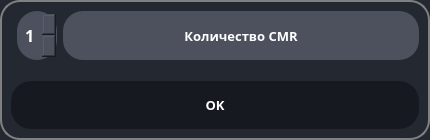
<?xml version="1.0" encoding="UTF-8"?>
<ui version="4.0">
 <class>Qauntity_CMR</class>
 <widget class="QDialog" name="Qauntity_CMR">
  <property name="geometry">
   <rect>
    <x>0</x>
    <y>0</y>
    <width>430</width>
    <height>140</height>
   </rect>
  </property>
  <property name="sizePolicy">
   <sizepolicy hsizetype="Expanding" vsizetype="Expanding">
    <horstretch>0</horstretch>
    <verstretch>0</verstretch>
   </sizepolicy>
  </property>
  <property name="windowTitle">
   <string>Количество CMR</string>
  </property>
  <property name="styleSheet">
   <string notr="true">QDialog {
    
  
	background-color: rgb(35, 40, 49);
	border: 2px solid gray;
	border-radius: 20px;
        
}
    
    

QPushButton {
    background-color: rgb(22, 25, 31);
    color: white;
    font-size: 10pt;
    font-weight: 700;
    font-family: RussoOne-Regular;
	border: 1px ;
	border-radius: 20px;
}

QPushButton:hover {
    background-color: #666;
}

QPushButton:pressed {
    background-color: #888;
}</string>
  </property>
  <layout class="QGridLayout" name="gridLayout">
   <item row="2" column="0" colspan="3">
    <widget class="QPushButton" name="btn_qunt_ok">
     <property name="enabled">
      <bool>true</bool>
     </property>
     <property name="sizePolicy">
      <sizepolicy hsizetype="Expanding" vsizetype="Preferred">
       <horstretch>0</horstretch>
       <verstretch>0</verstretch>
      </sizepolicy>
     </property>
     <property name="text">
      <string>OK</string>
     </property>
    </widget>
   </item>
   <item row="1" column="1">
    <spacer name="verticalSpacer">
     <property name="orientation">
      <enum>Qt::Vertical</enum>
     </property>
     <property name="sizeType">
      <enum>QSizePolicy::Fixed</enum>
     </property>
     <property name="sizeHint" stdset="0">
      <size>
       <width>20</width>
       <height>15</height>
      </size>
     </property>
    </spacer>
   </item>
   <item row="0" column="2">
    <widget class="QLabel" name="lbl_qunt_cmr">
     <property name="sizePolicy">
      <sizepolicy hsizetype="Expanding" vsizetype="Preferred">
       <horstretch>0</horstretch>
       <verstretch>0</verstretch>
      </sizepolicy>
     </property>
     <property name="layoutDirection">
      <enum>Qt::RightToLeft</enum>
     </property>
     <property name="styleSheet">
      <string notr="true">QLabel {
    color: white;
    font-family: RussoOne-Regular;
    font-size: 10pt;
    font-weight: 600;
    background: rgb(76, 81, 93);
    min-width: 26ex;
    min-height: 4ex;
	border: 1px;
	border-radius: 20px;
    
}</string>
     </property>
     <property name="text">
      <string>Количество CMR</string>
     </property>
     <property name="alignment">
      <set>Qt::AlignCenter</set>
     </property>
    </widget>
   </item>
   <item row="0" column="1">
    <widget class="QSpinBox" name="spn_qunt">
     <property name="sizePolicy">
      <sizepolicy hsizetype="Preferred" vsizetype="Preferred">
       <horstretch>0</horstretch>
       <verstretch>0</verstretch>
      </sizepolicy>
     </property>
     <property name="layoutDirection">
      <enum>Qt::LeftToRight</enum>
     </property>
     <property name="styleSheet">
      <string notr="true">QSpinBox {
    color: white;
    font-family: RussoOne-Regular;
    font-size: 12pt;
    font-weight: 600;
    background: rgb(76, 81, 93);
    min-width: 26ex;
    min-height: 4ex;
    selection-background-color: rgb(39, 44, 54);
	border: 1px;
	border-radius: 20px;

}

QSpinBox:editable {
    background: rgb(76, 81, 93);
}

QSpinBox:on { 
    background: rgb(76, 81, 93);
}

QSpinBox QAbstractItemView {
  color: white;
  background-color: rgb(76, 81, 93);
  
  selection-background-color: rgb(39, 44, 54);
}</string>
     </property>
     <property name="wrapping">
      <bool>true</bool>
     </property>
     <property name="alignment">
      <set>Qt::AlignCenter</set>
     </property>
     <property name="minimum">
      <number>1</number>
     </property>
     <property name="maximum">
      <number>20</number>
     </property>
    </widget>
   </item>
  </layout>
 </widget>
 <tabstops>
  <tabstop>spn_qunt</tabstop>
  <tabstop>btn_qunt_ok</tabstop>
 </tabstops>
 <resources/>
 <connections/>
</ui>
